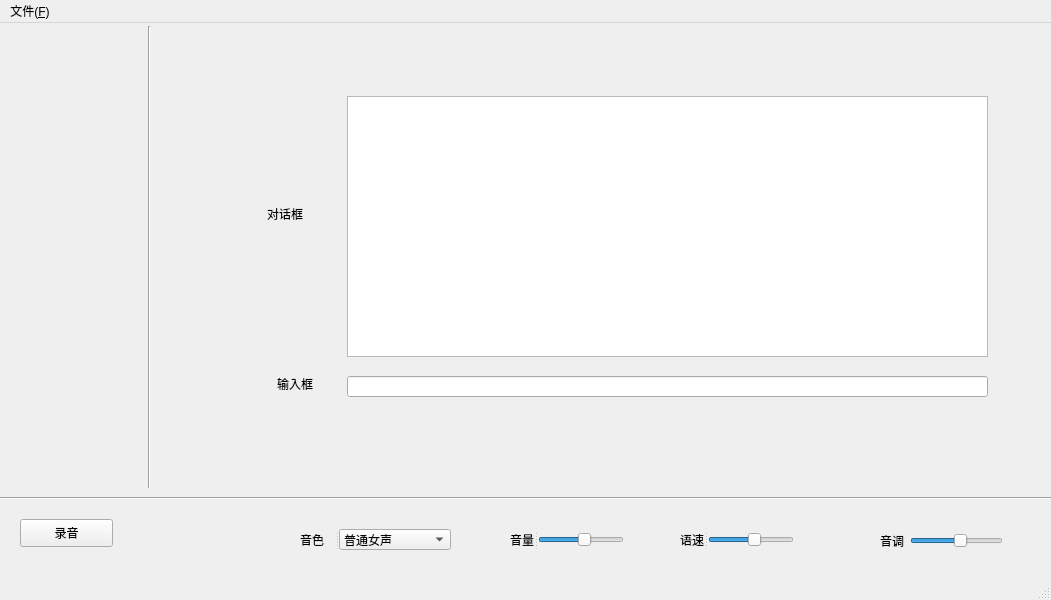
<?xml version="1.0" encoding="UTF-8"?>
<ui version="4.0">
 <class>MainWindow</class>
 <widget class="QMainWindow" name="MainWindow">
  <property name="geometry">
   <rect>
    <x>0</x>
    <y>0</y>
    <width>1051</width>
    <height>600</height>
   </rect>
  </property>
  <property name="windowTitle">
   <string>MainWindow</string>
  </property>
  <widget class="QWidget" name="centralwidget">
   <widget class="QWidget" name="layoutWidget">
    <property name="geometry">
     <rect>
      <x>0</x>
      <y>0</y>
      <width>1051</width>
      <height>551</height>
     </rect>
    </property>
    <layout class="QGridLayout" name="gridLayout">
     <item row="0" column="0">
      <widget class="QWidget" name="widget_2" native="true">
       <property name="maximumSize">
        <size>
         <width>142</width>
         <height>16777215</height>
        </size>
       </property>
       <property name="styleSheet">
        <string notr="true">border-image: url(:/pic/images/bg4.jpg);</string>
       </property>
      </widget>
     </item>
     <item row="0" column="2">
      <widget class="QWidget" name="widget" native="true">
       <property name="styleSheet">
        <string notr="true">border-image: url(:/pic/images/bg7.jpg);</string>
       </property>
       <widget class="QLineEdit" name="sendMsgLineEdit">
        <property name="geometry">
         <rect>
          <x>190</x>
          <y>350</y>
          <width>641</width>
          <height>21</height>
         </rect>
        </property>
        <property name="styleSheet">
         <string notr="true">border-image: url(:/pic/images/bg8.jpg);</string>
        </property>
        <property name="text">
         <string/>
        </property>
       </widget>
       <widget class="QTextEdit" name="chatTextEdit">
        <property name="geometry">
         <rect>
          <x>190</x>
          <y>70</y>
          <width>641</width>
          <height>261</height>
         </rect>
        </property>
        <property name="styleSheet">
         <string notr="true">border-image: url(:/pic/images/bg8.jpg);</string>
        </property>
       </widget>
       <widget class="QLabel" name="label_2">
        <property name="geometry">
         <rect>
          <x>110</x>
          <y>180</y>
          <width>51</width>
          <height>16</height>
         </rect>
        </property>
        <property name="styleSheet">
         <string notr="true"/>
        </property>
        <property name="text">
         <string>对话框</string>
        </property>
       </widget>
       <widget class="QLabel" name="label_5">
        <property name="geometry">
         <rect>
          <x>120</x>
          <y>350</y>
          <width>51</width>
          <height>16</height>
         </rect>
        </property>
        <property name="text">
         <string>输入框</string>
        </property>
       </widget>
       <zorder>sendMsgLineEdit</zorder>
       <zorder>label_2</zorder>
       <zorder>label_5</zorder>
       <zorder>chatTextEdit</zorder>
      </widget>
     </item>
     <item row="1" column="0" colspan="3">
      <widget class="Line" name="line_2">
       <property name="orientation">
        <enum>Qt::Horizontal</enum>
       </property>
      </widget>
     </item>
     <item row="0" column="1">
      <widget class="Line" name="line">
       <property name="maximumSize">
        <size>
         <width>16777215</width>
         <height>462</height>
        </size>
       </property>
       <property name="orientation">
        <enum>Qt::Vertical</enum>
       </property>
      </widget>
     </item>
     <item row="3" column="0" colspan="3">
      <widget class="QWidget" name="widget_3" native="true">
       <property name="maximumSize">
        <size>
         <width>16777215</width>
         <height>60</height>
        </size>
       </property>
       <property name="styleSheet">
        <string notr="true">border-image: url(:/pic/images/bg4.jpg);</string>
       </property>
       <widget class="QSplitter" name="splitter_3">
        <property name="geometry">
         <rect>
          <x>20</x>
          <y>10</y>
          <width>93</width>
          <height>28</height>
         </rect>
        </property>
        <property name="orientation">
         <enum>Qt::Horizontal</enum>
        </property>
        <widget class="QPushButton" name="play_PushButton_3">
         <property name="text">
          <string>录音</string>
         </property>
        </widget>
       </widget>
       <widget class="QSplitter" name="splitter_4">
        <property name="geometry">
         <rect>
          <x>300</x>
          <y>20</y>
          <width>151</width>
          <height>21</height>
         </rect>
        </property>
        <property name="orientation">
         <enum>Qt::Horizontal</enum>
        </property>
        <widget class="QLabel" name="label_3">
         <property name="text">
          <string>音色</string>
         </property>
        </widget>
        <widget class="QComboBox" name="perComboBox">
         <item>
          <property name="text">
           <string>普通女声</string>
          </property>
         </item>
         <item>
          <property name="text">
           <string>普通男声</string>
          </property>
         </item>
         <item>
          <property name="text">
           <string>武侠</string>
          </property>
         </item>
         <item>
          <property name="text">
           <string>软萌</string>
          </property>
         </item>
        </widget>
       </widget>
       <widget class="QSplitter" name="splitter_2">
        <property name="geometry">
         <rect>
          <x>510</x>
          <y>20</y>
          <width>114</width>
          <height>22</height>
         </rect>
        </property>
        <property name="orientation">
         <enum>Qt::Horizontal</enum>
        </property>
        <widget class="QLabel" name="label">
         <property name="text">
          <string>音量</string>
         </property>
        </widget>
        <widget class="QSlider" name="volHorizontalSlider">
         <property name="maximum">
          <number>9</number>
         </property>
         <property name="value">
          <number>5</number>
         </property>
         <property name="orientation">
          <enum>Qt::Horizontal</enum>
         </property>
        </widget>
       </widget>
       <widget class="QSplitter" name="splitter_5">
        <property name="geometry">
         <rect>
          <x>680</x>
          <y>20</y>
          <width>114</width>
          <height>22</height>
         </rect>
        </property>
        <property name="orientation">
         <enum>Qt::Horizontal</enum>
        </property>
        <widget class="QLabel" name="label_4">
         <property name="text">
          <string>语速</string>
         </property>
        </widget>
        <widget class="QSlider" name="sdpHorizontalSlider_2">
         <property name="maximum">
          <number>9</number>
         </property>
         <property name="value">
          <number>5</number>
         </property>
         <property name="orientation">
          <enum>Qt::Horizontal</enum>
         </property>
        </widget>
       </widget>
       <widget class="QWidget" name="layoutWidget">
        <property name="geometry">
         <rect>
          <x>880</x>
          <y>20</y>
          <width>123</width>
          <height>24</height>
         </rect>
        </property>
        <layout class="QHBoxLayout" name="horizontalLayout">
         <item>
          <widget class="QLabel" name="label_6">
           <property name="text">
            <string>音调</string>
           </property>
          </widget>
         </item>
         <item>
          <widget class="QSlider" name="pitHorizontalSlider_3">
           <property name="maximum">
            <number>9</number>
           </property>
           <property name="value">
            <number>5</number>
           </property>
           <property name="orientation">
            <enum>Qt::Horizontal</enum>
           </property>
          </widget>
         </item>
        </layout>
       </widget>
      </widget>
     </item>
    </layout>
   </widget>
  </widget>
  <widget class="QStatusBar" name="statusbar"/>
  <widget class="QMenuBar" name="menubar">
   <property name="geometry">
    <rect>
     <x>0</x>
     <y>0</y>
     <width>1051</width>
     <height>26</height>
    </rect>
   </property>
   <widget class="QMenu" name="menu_F">
    <property name="title">
     <string>文件(&amp;F)</string>
    </property>
   </widget>
   <addaction name="menu_F"/>
  </widget>
 </widget>
 <resources>
  <include location="bg.qrc"/>
 </resources>
 <connections/>
</ui>
